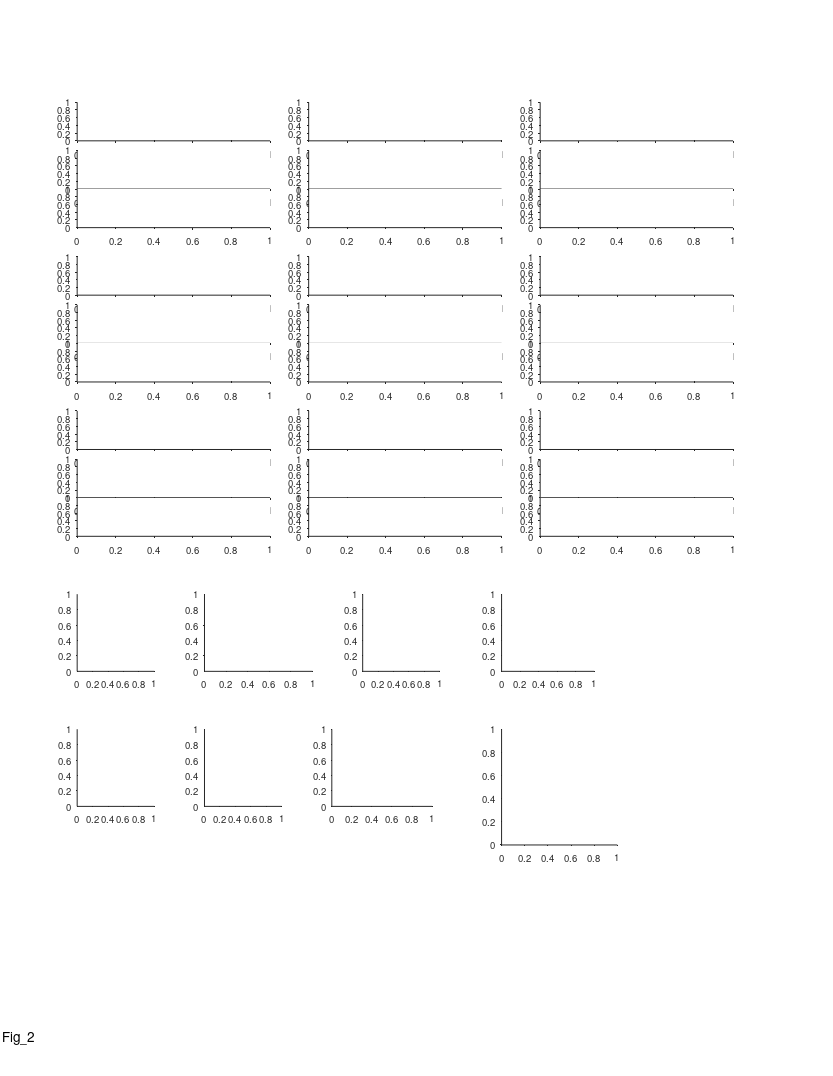

This figure's MATLAB source: (Note: this script raises an error after producing the figure.)
%% Large Scale - fig 2 - Multi-scale spatial coding with many fields in individual dorsla-CA1 neurons

%%
clear 
clc

%% define output files
res_dir = 'L:\paper_figures';
mkdir(res_dir)
fig_name_str = 'Fig_2';
fig_caption_str = 'Multi-scale spatial coding with many fields in individual dorsla-CA1 neurons';
log_name_str = [fig_name_str '_log_file' '.txt'];
log_name_str = strrep(log_name_str , ':', '-');
log_name_str = strrep(log_name_str , ' ', '_');
log_name_out = fullfile(res_dir, log_name_str);

%% open log file
diary off
diary(log_name_out)
diary on
disp('Log file');
disp(['created: ', datestr(clock)]);
disp('======================================================');
disp([fig_name_str ':' fig_caption_str]);
disp('======================================================');
disp('');


%% create figure
% figure_size_cm = [21.0 29.7]; % ~A4
figure_size_cm = [21.6 27.9]; % ~US letter
figure ;
% Some WYSIWYG options:
set(gcf,'DefaultAxesFontSize',7);
set(gcf,'DefaultAxesFontName','helvetica');
set(gcf,'DefaultAxesUnits','centimeters');
set(gcf,'PaperType','usletter')
% set(gcf,'PaperType','<custom>');
set(gcf,'PaperUnits','centimeters','PaperPosition',[0 0 figure_size_cm]);
set(gcf,'PaperOrientation','portrait');
set(gcf,'Units','centimeters','Position',get(gcf,'paperPosition')+[0 0 0 0]); % position on screen...
set(gcf, 'Renderer', 'painters');
set(groot, 'defaultAxesTickDir', 'out');
set(groot,  'defaultAxesTickDirMode', 'manual');
annotation('textbox', [0.5 1 0 0], 'String',fig_name_str, 'HorizontalAlignment','center','Interpreter','none', 'FitBoxToText','on');

pause(0.2); % workaround to solve matlab automatically changing the axes positions...

% create panels
panel_A_size_raster = [5 1];
panel_A_size_FR_map = [5 1];
panel_A_pos = [2 14];
panel_A = [];
for ii=1:3
    for jj=1:3
        offset_x = (ii-1)*6;
        offset_y = (jj-1)*4;
        offset = panel_A_pos + [offset_x offset_y];
        panel_A(ii,jj,1) = axes('position', [offset+[0 2.25] panel_A_size_FR_map]);
        panel_A(ii,jj,2) = axes('position', [offset+[0 1   ] panel_A_size_raster]);
        panel_A(ii,jj,3) = axes('position', [offset+[0 0   ] panel_A_size_raster]);
    end
end
% panel_A = permute(panel_A,[2 1 3]);
panel_A = panel_A(:,3:-1:1,:);
panel_A = reshape(panel_A,[9 3]);

panel_BCDE_size = [2 2];
panel_B = axes('position', [ 2.0  10.5 panel_BCDE_size]          );
panel_C = axes('position', [ 5.3  10.5 panel_BCDE_size.*[1.4 1] ]);
panel_D = axes('position', [ 9.4  10.5 panel_BCDE_size]          );
panel_E = axes('position', [13.0  10.5 panel_BCDE_size.*[1.2 1] ]);

panel_FGH_size = [2 2];
panel_F = axes('position', [ 2.0  7  panel_FGH_size          ]);
panel_G = axes('position', [ 5.3  7  panel_FGH_size          ]);
panel_H = axes('position', [ 8.6  7  panel_FGH_size.*[1.3 1] ]);
panel_I = axes('position', [13.0  6 3 3]);

%%
prm = PARAMS_GetAll();

%% FR map + rasters - 9 examples
cell_examples = {
433; 56; 51;
609; 67; 477;
419; 628; 337;
};
for ii_cell = 1:length(cell_examples)
    cell_ID = cell_examples{ii_cell};
    cell = cell_load_data(cell_ID,'details','FR_map','fields','stats','FE');
    c = prm.graphics.colors.flight_directions;
    
    % map+fields
    axes(panel_A(ii_cell, 1));
    cla
    maps=[cell.FR_map.all];
    x = maps(1).bin_centers;
    y = cat(1,maps.PSTH);
    h=plot(x,y);
    [h.Color] = disperse(c);
    box off
    h=gca;
    h.TickDir = 'out';
    h.XTick = [];
    m = round(max(y(:)));
    h.YTick = [0 m];
    h.YLim = [0 m+1];
    h.XLim = [0 200];
    
    % fields
    for ii_dir=1:2
        fields = cell.fields{ii_dir};
        if isfield(fields,'in_low_speed_area')
            fields([fields.in_low_speed_area])=[];
        end
        for ii_field = 1:length(fields)
            dir_offsets = [-0.1 -0.17]+0.015;
            [xaf,yaf] = ds2nfu(fields(ii_field).edges_prc, repelem(dir_offsets(ii_dir)*range(h.YLim),2));
            annotation('line',xaf,yaf,'Linewidth', 2, 'Color', c{ii_dir});
        end
    end
    
    % cell details
    cell_num_str_pos_x   = [0.50 0.50 0.50 0.50 0.50 0.45 0.50 0.50 0.50];
    cell_num_str_pos_y   = [1.05 1.05 1.05 0.85 0.90 0.90 0.90 0.90 0.90];
    cell_stats_str_pos_x = [0.80 0.95 0.80 0.80 0.20 0.80 0.80 0.50 0.85];
    cell_stats_str_pos_y = [1.20 1.05 1.15 0.90 0.95 1.10 1.10 0.90 0.90]+0.05;
    text(cell_num_str_pos_x(ii_cell), cell_num_str_pos_y(ii_cell), "cell "+ ii_cell,...
        'Units','normalized','HorizontalAlignment','center','VerticalAlignment','bottom','FontSize',8);
    switch ii_cell
        case {1,2,3,4,5,6,7,8}
            cell_stats_str = {  sprintf('max=%.1fm', cell.stats.all.field_largest);...
                                sprintf('min=%.1fm', cell.stats.all.field_smallest);...
                                sprintf('ratio=%.1f', cell.stats.all.field_ratio_LS);...
                             };
            text(cell_stats_str_pos_x(ii_cell), cell_stats_str_pos_y(ii_cell)-0*0.23, cell_stats_str{1},...
                'Units','normalized','HorizontalAlignment','center','VerticalAlignment','Top','FontSize',6);
            text(cell_stats_str_pos_x(ii_cell), cell_stats_str_pos_y(ii_cell)-1*0.23, cell_stats_str{2},...
                'Units','normalized','HorizontalAlignment','center','VerticalAlignment','Top','FontSize',6);
            text(cell_stats_str_pos_x(ii_cell), cell_stats_str_pos_y(ii_cell)-2*0.23, cell_stats_str{3},...
                'Units','normalized','HorizontalAlignment','center','VerticalAlignment','Top','FontSize',6);
        case 9
            cell_stats_str = {  sprintf('single field=%.1fm', cell.fields{1}.width_prc) };
            text(cell_stats_str_pos_x(ii_cell), cell_stats_str_pos_y(ii_cell)-0*0.23, cell_stats_str{1},...
                'Units','normalized','HorizontalAlignment','center','VerticalAlignment','Top','FontSize',6);
    end
    
    % rasters
    FEs = [cell.FE];
    for ii_dir=1:2
        axes(panel_A(ii_cell, ii_dir+1));
        cla
        FE = FEs{ii_dir};
        x = [FE.spikes_pos];
        [FE.number2] = disperse(1:length(FE));
        y = arrayfun(@(FE)(FE.number2*ones(1,FE.num_spikes)),FE,'UniformOutput',0);
        y = [y{:}];
        plot(x,y,'.','Color',c{ii_dir},'MarkerSize',0.05);
        box off
        h=gca;
        m = length(FE);
        h.YTick = [1 m];
        h.XLim = [0 200];
        h.YLim = [0 m+1];
        switch ii_dir
            case 1
                h.XTick = [];
                h.YTickLabel = {'',num2str(m)};
            case 2
                h.XTick = 0:50:200;
                h.XRuler.TickLabelGapOffset = -2;
                h.YTickLabel = {'1',num2str(m)};
                h.TickDir = 'out';
        end
        
    end
end

%% add zoom in panel
% choose cell/dir/field to zoom
ii_cell = 3;
ii_dir = 1;
ii_field = 2;
cell_ID = cell_examples{ii_cell};
cell = cell_load_data(cell_ID,'details','FR_map','fields','stats','FE');
c = prm.graphics.colors.flight_directions;
% add zoom ("out") lines
axes(panel_A(ii_cell,1));
x=[];
y=[];
x(1,:) = cell.fields{ii_dir}(ii_field).edges_href;
x(2,:) = cell.fields{ii_dir}(ii_field).edges_href;
% x(3,:) = [15;50];
x(3,:) = cell.fields{ii_dir}(ii_field).edges_href + 10*[-1 1];
y(1,:) =  4*[1;1];
y(2,:) = 7*[1;1];
y(3,:) = 14*[1;1];
[xf, yf] = ds2nfu(x,y);
for jj = 1:2
    for ii = 1:2
        hl = annotation('line');
%         hl.Parent = gca;
        hl.X = xf(ii+[0 1],jj);
        hl.Y = yf(ii+[0 1],jj);
        hl.LineWidth = 0.5;
        hl.Color = 0.5*[1 1 1];
    end
end
% create zoom panel
POSf = ds2nfu([x(end,1)-0.4 y(end,1)-2 diff(x(end,:)) 20]);
panel_A_zoom = axes('Units','normalized', 'position', POSf);
cla
hold on
set(gca,'visible','off');
FE = cell.FE{ii_dir};
x = [FE.spikes_pos];
[FE.number2] = disperse(1:length(FE));
y = arrayfun(@(FE)(FE.number2*ones(1,FE.num_spikes)),FE,'UniformOutput',0);
y = [y{:}];
xlimits = cell.fields{ii_dir}(ii_field).edges_href;
IX = find( x>xlimits(1) & x<xlimits(end) );
x=x(IX);
y=y(IX);
ylimits = [min(y) max(y)]+[-1 3];
plot(x,y,'.','Color',c{ii_dir},'MarkerSize',3);
% plot field size bar
x = cell.fields{ii_dir}(ii_field).edges_prc;
y = ylimits([end end]);
plot(x,y,'-','Color',c{ii_dir},'LineWidth',1);
text(mean(x),mean(y)+1, sprintf('%.1fm',diff(x)), 'HorizontalAlignment','center','VerticalAlignment','bottom','FontSize',6);
box off
h=gca;
h.XLim = xlimits;
h.YLim = ylimits;


%% add direction arrows
arrow_x = 0.1 +[0 0.05];
arrow_y = repelem(0.965,2);
clear h
h(1)=annotation('arrow',arrow_x,      arrow_y+0.008,  'Color', prm.graphics.colors.flight_directions{1});
h(2)=annotation('arrow',flip(arrow_x),arrow_y      ,  'Color', prm.graphics.colors.flight_directions{2});
[h.HeadWidth] = disperse([5 5]);
[h.HeadLength] = disperse([5 5]);

%% add x/y labels for specific panels
for ii = [7 8 9]
    axes(panel_A(ii, 3));
    xlabel('Position (m)', 'Units','normalized','Position',[0.5 -0.35]);
end
for ii = [1 4 7]
    axes(panel_A(ii, 3));
%     ylabel('Time (min)',   'Units','normalized','Position',[-0.1 1]);
    ylabel('Flight no.',   'Units','normalized','Position',[-0.1 1]);
    axes(panel_A(ii, 1));
    ylabel({'Firing rate';'(Hz)'},   'Units','normalized','Position',[-0.07 0.42]);
end
axes(panel_A(1, 1));
text(-0.25,1.6, 'A', 'Units','normalized','FontWeight','bold');



% % % % % % % % % % % % % % % % % % % % % % % % % % % % % % % % % % % % % % 
%% load population data
prm = PARAMS_GetAll();
cells_t = DS_get_cells_summary();
bats = [79,148,34,9861,2289];
cells_t(~ismember(cells_t.bat, bats ),:) = [];
cells = cellfun(@(c)(cell_load_data(c,'details')), cells_t.cell_ID, 'UniformOutput',0);
cells = [cells{:}];
cells = [cells.details];
cells(~contains({cells.brain_area}, 'CA1')) = [];
cells(~ismember([cells.ClusterQuality], [2])) = [];
cells = cellfun(@(c)(cell_load_data(c,'details','stats')), {cells.cell_ID}, 'UniformOutput',0);
cells = [cells{:}];
cells_details = [cells.details];
cells_ID = {cells_details.cell_ID};
stats = [cells.stats];
stats = [stats.all];
cells_ID([stats.meanFR_all]>prm.inclusion.interneuron_FR_thr)=[];
clear cells stats cells_details cells_t
cells = cellfun(@(c)(cell_load_data(c,'details','stats','meanFR','stats','inclusion','signif','fields','FR_map')), cells_ID, 'UniformOutput',0);
cells = [cells{:}];

%% panel B - field count histogram
% figure
axes(panel_B);
cla
hold on
text(-0.45,1.15, 'B', 'Units','normalized','FontWeight','bold');
nFields = nan(2,length(cells));
for ii_dir = 1:2
    for ii_cell = 1:length(cells)
        cell = cells(ii_cell);
        % check signif per direction
        if ~cell.signif(ii_dir).TF
            continue;
        end
        nFields(ii_dir,ii_cell) = cell.stats.dir(ii_dir).field_num;
    end
    h = histogram(nFields(ii_dir,:));
    h.FaceColor = prm.graphics.colors.flight_directions{ii_dir};
    nBinEdges = 17;
    h.BinEdges = linspace(0,35,nBinEdges);
end
xlabel({'No. of fields';'per direction'},'Units','normalized','Position',[0.5 -0.18]);
ylabel('No. of cells')
ha = gca;
ha.YScale = 'log';
ha.YLim = [0.7 100];
ha.XLim = [0 33];
ha.XTick = [0:10:30];
ha.YTick = [1 10 100];
ha.YTickLabel = {'10 ^0';'10 ^1';'10 ^2'};
% ha.XLim = [0 35];
% ha.YLim = [0 40];
% ha.XTick = [0:5:35];
% ha.YTick = [0 40];
ha.TickDir='out';
ha.TickLength = [0.03 0.03];
ha.XRuler.TickLabelGapMultiplier = -0.3;
ha.YRuler.TickLabelGapMultiplier = 0.001;

%% panel C - field size histogram
% figure
axes(panel_C);
cla
hold on
text(-0.35,1.15, 'C', 'Units','normalized','FontWeight','bold');
fields_size = [];
for ii_dir = 1:2
    for ii_cell = 1:length(cells)
        cell = cells(ii_cell);
        if ~cell.signif(ii_dir).TF % check signif per direction
            continue;
        end
        fields = cell.fields{ii_dir};
        fields([fields.in_low_speed_area]) = []; % remove fields in low speed area
        fields_size = [fields_size fields.width_prc];
    end
end
h = histogram(fields_size);
h.FaceColor = 0.5*[1 1 1];
% h.NumBins = 33;
h.BinWidth = 1;
ha=gca;
ha.YScale = 'log';
xlabel('Field Size (m)')
ylabel('Counts','Units','normalized','Position',[-0.23 0.5])
ha = gca;
% ha.XLim = [0 35];
% ha.YLim = [0 40];
% ha.XTick = [0:5:35];
ha.YTick = [1 10 100];
ha.YTickLabel = {'10 ^0';'10 ^1';'10 ^2'};
ha.TickDir='out';
ha.TickLength = [0.03 0.03];
ha.XRuler.TickLabelGapMultiplier = -0.3;
ha.YRuler.TickLabelGapMultiplier = 0.001;

%% panel D - smallest / largest field size
% figure
axes(panel_D);
cla
hold on
text(-0.45,1.15, 'D', 'Units','normalized','FontWeight','bold');
LS_field_size = nan(2,length(cells));
for ii_cell = 1:length(cells)
    cell = cells(ii_cell);
    if ~all([cell.signif.TF]) % at least one direction is significant
        continue;
    end
    LS_field_size(1,ii_cell) = cell.stats.all.field_smallest;
    LS_field_size(2,ii_cell) = cell.stats.all.field_largest;
end
% LS_field_size(:,any(isnan(LS_field_size))) = [];
rng(1); % fix seed for violin plot randomization
hv = violinplot(LS_field_size');
[hv.ViolinColor] = disperse(repelem({'none'},length(hv)));
hs=[hv.ScatterPlot];
[hs.Marker]          = disperse(repelem({'.'},length(hs)));
[hs.SizeData]        = disperse(repelem(35,length(hs)));
[hs.MarkerFaceColor] = disperse(repelem({0.5*[1 1 1]},length(hs)));
[hs.MarkerEdgeColor] = disperse(repelem({0.5*[1 1 1]},length(hs)));
hm=[hv.MedianPlot];
% remove default median plot (circle), and add a red bar instead
[hm.Marker] = disperse(repelem({'none'},2));
plot([hm.XData]+0.075*[-1 1]', repelem([hm.YData],2,1), 'r', 'LineWidth',1.5);
ha=gca;
ylimits = ha.YLim;
ha.TickDir='out';
ha.TickLength = [0.03 0.03];
ha.XTick = [1 2];
ha.XTickLabel = {};
ha.XRuler.TickLabelGapMultiplier = -0.35;
ha.YRuler.TickLabelGapMultiplier = 0.001;
text([1 2],repelem(ylimits(1)-0.04*diff(ylimits),2),{{'Smallest';'field'},{'Largest';'field'}},...
    'HorizontalAlignment','center','VerticalAlignment','top','FontSize',7);
% xlabel('')
ylabel('Field size (m)','Units','normalized','Position',[-0.21 0.5])



%% panel E - field ratio (largest/smallest)
% figure
axes(panel_E);
cla
hold on
text(-0.4,1.15, 'E', 'Units','normalized','FontWeight','bold');
LS_field_ratio_all = nan(1,length(cells));
LS_field_ratio_dir = nan(2,length(cells));
for ii_cell = 1:length(cells)
    cell = cells(ii_cell);
    % pooled stats - check at least one direction is signif
    if any([cell.signif.TF])
        LS_field_ratio_all(ii_cell) = cell.stats.all.field_ratio_LS;
    end
    % per dir stats - check signif per direction
    for ii_dir = 1:2
        if cell.signif(ii_dir).TF 
            LS_field_ratio_dir(ii_dir,ii_cell) = cell.stats.dir(ii_dir).field_ratio_LS;
        end
    end
end
LS_field_ratio_dir = LS_field_ratio_dir(:);
% LS_field_ratio_dir(isnan(LS_field_ratio_dir)) = [];
% LS_field_ratio_all(isnan(LS_field_ratio_all)) = [];
% edges = linspace(1,ceil(max(max(LS_field_ratio_all))),9);
nBinEdges = 9;
edges = logspace(0,log10(25),nBinEdges);
clear h
% h(1) = histogram(LS_field_ratio_dir);
h(2) = histogram(LS_field_ratio_all);
% h(1).BinEdges = edges;
h(2).BinEdges = edges;
% h(1).FaceColor = 'g';
h(2).FaceColor = 0.5*[1 1 1];
% h(1).BinLimits = [1 h(1).BinLimits([2])];
% h(2).BinLimits = [1 h(2).BinLimits([2])];
% h(1).NumBins = 15;
% h.FaceColor = prm.graphics.colors.flight_directions{ii_dir};
% legend({'per cell';'per direction'})
ha=gca;
ha.YScale = 'log';
% ha.YScale = 'linear';
ha.XScale = 'log';
ha.XLim = [0 27];
% ha.YLim = [0 10];
ha.YLim = [7e-1 260];
% ha.XTick = [0:5:35];
ha.YTick = [1 10 100];
ha.XTick = [1 2 5 10 20];
ha.YTickLabel = {'10 ^0';'10 ^1';'10 ^2'};
ha.TickDir='out';
ha.TickLength = [0.03 0.03];
ha.XRuler.TickLabelGapMultiplier = -0.35;
ha.YRuler.TickLabelGapMultiplier = 0.001;
xlabel({'Field size ratio';'largest/smallest'},'Units','normalized','Position',[0.5 -0.17]);
ylabel('No. of cells','Units','normalized','Position',[-0.24 0.5])

%% arragne population SI/sparsity
signif = arrayfun(@(x)(x.TF), cat(1,cells.signif));
% TODO: check why SI/sparsity can be nan in the original cell calculation?
SI = arrayfun(@(x)([x.dir.SI_bits_spike]), cat(1,cells.stats),'UniformOutput',0);
sparsity = arrayfun(@(x)([x.dir.sparsity]), cat(1,cells.stats),'UniformOutput',0);
SI = cat(1,SI{:});
SI(~signif) = nan;
SI = SI(:);
SI(isnan(SI)) = [];
sparsity = cat(1,sparsity{:});
sparsity(~signif) = nan;
sparsity = sparsity(:);
sparsity(isnan(sparsity)) = [];

%% panel F - spatial info histogram
% TODO: check why I used to have cells with higher spatial info, maybe
% because I used different inclusion/signif criteria, or because some how
% now I have nans in my SI/FR_map calculation...?
axes(panel_F);
cla
hold on
text(-0.45,1.15, 'F', 'Units','normalized','FontWeight','bold');
h = histogram(SI);
h.NumBins = 12;
h.FaceColor = 0.5*[1 1 1];
ha=gca;
ha.TickDir='out';
ha.TickLength = [0.03 0.03];
ha.XRuler.TickLabelGapMultiplier = -0.35;
ha.YRuler.TickLabelGapMultiplier = 0.1;
xlabel({'Spatial information';'(bits/spike)'}, 'Units','normalized','Position',[0.5 -0.17]);
ylabel('No. of cells')

%% panel G - sparsity histogram
axes(panel_G);
cla
hold on
text(-0.45,1.15, 'G', 'Units','normalized','FontWeight','bold');
h = histogram(sparsity);
h.NumBins = 15;
h.FaceColor = 0.5*[1 1 1];
ha=gca;
ha.TickDir='out';
ha.TickLength = [0.03 0.03];
ha.XRuler.TickLabelGapMultiplier = -0.35;
ha.YRuler.TickLabelGapMultiplier = 0.1;
xlabel('Sparsity', 'Units','normalized','Position',[0.5 -0.17])
ylabel('No. of cells', 'Units','normalized','Position',[-0.2 0.5])

%% panel H - map correlations histogram
% figure
axes(panel_H);
cla
hold on
text(-0.45,1.15, 'H', 'Units','normalized','FontWeight','bold');

% arrange data
signif = arrayfun(@(x)(x.TF), cat(1,cells.signif));
FR_maps_all = cat(1,cells.FR_map);
FR_maps_all = reshape([FR_maps_all.all],size(FR_maps_all,1),size(FR_maps_all,2),[]);
M = cat(1,FR_maps_all.PSTH);
M = reshape(M,size(FR_maps_all,1),size(FR_maps_all,2),[]);
signif = repmat(signif,1,1,size(M,3));
M(~signif) = nan;
ccc = corr(squeeze(M(:,1,:))', squeeze(M(:,2,:))' ,'rows', 'pairwise');
data = diag(ccc);
switch 2
    case 1 % compare all PSTH from other cells/dir
        M2 = reshape(M,size(M,1)*size(M,2),[]);
        ccc_shuffle = corr(M2' ,'rows', 'pairwise');
        mask = tril(true(size(ccc_shuffle)),-1);
        shuffle = ccc_shuffle(mask);
    case 2 % compare only different cells betweeb different directions
        mask = tril(true(size(ccc)),-1);
        shuffle = ccc(mask);
end

% plot
nBinEdges = 21;
edges = linspace(-1,1,nBinEdges);
histogram(data,    'Normalization','pdf','BinEdges',edges,'FaceColor', 0.5*[1 1 1]);
histogram(shuffle, 'Normalization','pdf','BinEdges',edges,'DisplayStyle','stairs','EdgeColor','k','LineWidth',1.5);
[~,P_KS] = kstest2(data, shuffle);
P_RankSum = ranksum(data, shuffle);
text(1.2,0.9, sprintf('P_{KS}=%.02f',P_KS),'Units','normalized','FontSize',7,'HorizontalAlignment','right');
% text(1,0.9, sprintf('P=%.02f',P_RankSum),'Units','normalized','FontSize',7,'HorizontalAlignment','right');

ha= gca;
ha.XLim = [-1 1];
ha.XTick = -1:0.5:1;
ha.TickDir = 'out';
ha.TickLength = [0.03 0.03];
ha=gca;
ha.TickDir='out';
ha.TickLength = [0.03 0.03];
ha.XRuler.TickLabelGapMultiplier = -0.35;
ha.YRuler.TickLabelGapMultiplier = 0.001;
xlabel('Map correlation', 'Units','normalized','Position',[0.5 -0.17])
ylabel('Probability', 'Units','normalized','Position',[-0.2 0.5])

%% panels I&J - prepare data
distances_all = [];
field_size_diff_all = [];
field_size_all = [];
field_vel_all = [];
field_vel2_all = [];
for ii_cell = 1:length(cells)
    cell = cells(ii_cell);
    for ii_dir = 1:2
        if ~cell.signif(ii_dir).TF
            continue;
        end
        fields = cell.fields{ii_dir};
        distances_all = [distances_all diff([fields.loc])];
        field_size_diff_all = [field_size_diff_all diff([fields.width_prc])];
        field_size_all = [field_size_all [fields.width_prc]];
        field_vel_all = [field_vel_all [fields.vel]];
        field_vel2_all = [field_vel2_all [fields.vel2]];
    end
end

%% panel I - field size ratio vs. speed ratio (direct control for speed!)
% figure
axes(panel_I);
cla
hold on
text(-0.27,1.1, 'I', 'Units','normalized','FontWeight','bold');
% arrange data
cells_signif = cat(1,cells.signif);
cells_signif = arrayfun(@(x)(x.TF), cells_signif);
signif_IX = any(cells_signif,2);
stats = [cells(signif_IX).stats];
stats_all = [stats.all];
% plot 
x = abs([stats_all.field_ratio_LS_vel]);
y = [stats_all.field_ratio_LS];
[r,pval] = corr(x',y','rows','pairwise');
plot(x, y, '.k');
text(0.1,1, {sprintf('r=%.2f',r);sprintf('P=%.2f',pval)}, ...
    'Units','normalized','HorizontalAlignment','left','VerticalAlignment','top','FontSize',7);
xlabel('Speed ratio', 'Units','normalized', 'Position',[0.5 -0.12]);
ylabel('Field size ratio', 'units','normalized', 'Position',[-0.15 0.5]);
set(gca,'yscale','log');
set(gca,'ytick',[1 2 3 5 10 15 20]);
ylim([0.9 max(y)+1]);
xlim([0.7 1.3])
ha = gca;
ha.TickDir='out';
ha.TickLength = [0.02 0.02];
ha.XRuler.TickLabelGapMultiplier = -0.3;
ha.YRuler.TickLabelGapMultiplier = 0.1;


%% print/save the figure
fig_name_out = fullfile(res_dir, fig_name_str);
print(gcf, fig_name_out, '-dpdf', '-cmyk', '-painters');
% print(gcf, fig_name_out, '-dtiff', '-cmyk', '-painters');
% saveas(gcf , fig_name_out, 'fig');
disp('figure was successfully saved to pdf/tiff/fig formats');






%%











%%











%%
